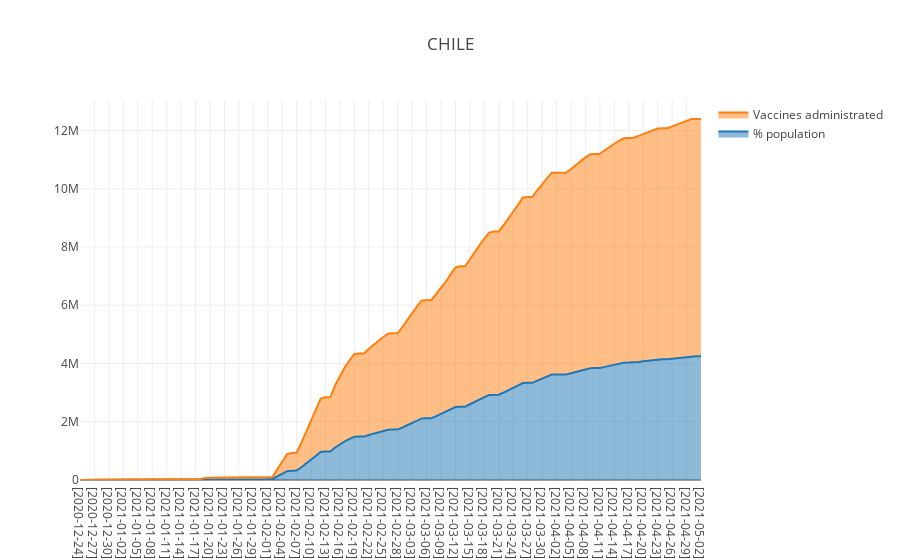

The notebook cell saved with this chart:
### Markdown cell above
### crecimiento de la vacunacion con respecto a la densidad población

### Code cell
val y = megaDF
    .filter($"country" === "Chile")
    .select($"vaccination Per Population" * 10000000)
    .collect
    .map(r => r(0).toString.toDouble)
    .toList

val x = megaDF
    .filter($"country" === "Chile")
    .select($"date")
    .collect
    .toList
    .map(_.toString)

val y1 = megaDF
    .filter($"country" === "Chile")
    .select($"people_vaccinated")
    .collect
    .map(r => r(0).toString.toDouble)
    .toList

val x1 = megaDF
    .filter($"country" === "Chile")
    .select($"date")
    .collect
    .toList
    .map(_.toString)

val data = Seq(
        Scatter(x,y).withName("% population"),
        Scatter(x1,y1).withName("Vaccines administrated"))
    .map(_.withFill(Fill.ToNextY)
    .withStackgroup("A"))

val myLayout =
    Layout()
    .withTitle("CHILE")

plot(data,myLayout)

### Figure 1 — Plotly figure (JSON) as saved in the notebook; plotly's stock layout.template omitted (floating-point values rounded to 4 significant figures; data arrays with more than 128 entries replaced by an {"elided": "..."} marker saying what was removed)
{"data": [{"fill": "tonexty", "name": "% population", "stackgroup": "A", "type": "scatter", "x": {"elided": "2210 str values"}, "y": {"elided": "2210 float values"}}, {"fill": "tonexty", "name": "Vaccines administrated", "stackgroup": "A", "type": "scatter", "x": {"elided": "2210 str values"}, "y": {"elided": "2210 int values"}}], "layout": {"title": "CHILE"}}
